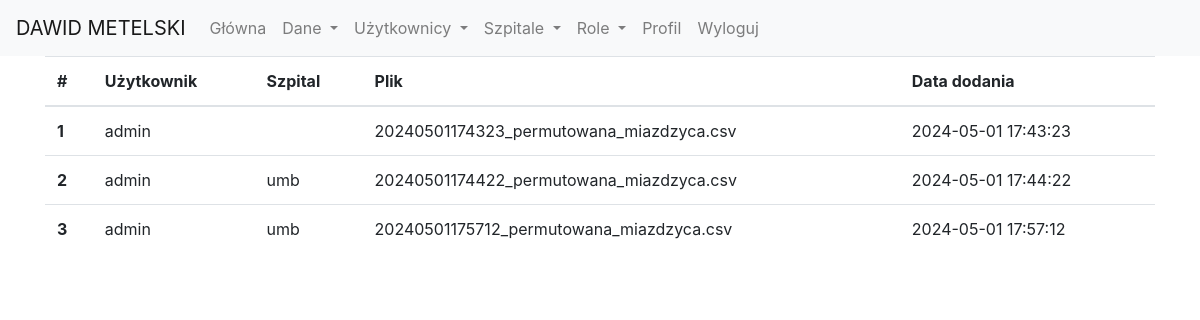
Screenshot of /data_history (signed in) with the database file from the repository.
### models.py (models this page shows, shortened)
class History(db.Model):
    id = db.Column(db.Integer, primary_key=True)
    user_id = db.Column(db.Integer, db.ForeignKey('user.id'))
    filename = db.Column(db.String(100), unique=True)
    date = db.Column(db.DateTime)
    hospital_id = db.Column(db.Integer, db.ForeignKey('hospital.id'))

class User(db.Model, UserMixin):
    id = db.Column(db.Integer, primary_key=True)
    name = db.Column(db.String(50), unique=True)
    password = db.Column(db.String(100))
    first_name = db.Column(db.String(50))
    last_name = db.Column(db.String(50))
    email = db.Column(db.String(50), unique=True)
    is_active = db.Column(db.Boolean, default=True)
    hospital_id = db.Column(db.Integer, db.ForeignKey('hospital.id'))
    role_id = db.Column(db.Integer, db.ForeignKey('role.id'))
    history = db.relationship('History', backref='user', lazy='dynamic')
    def is_admin(self):
        if self.role.name == 'Administrator':
            return True
        return False

class Hospital(db.Model):
    id = db.Column(db.Integer, primary_key=True)
    name = db.Column(db.String(50), unique=True)
    user = db.relationship('User', backref='hospital', lazy='dynamic')
    history = db.relationship('History', backref='hospital', lazy='dynamic')

### app.py (the view)
@app.route('/data_history')
@login_required
def data_history():
    history = History.query.all()
    return render_template('data/history.html', history = history)

### app.py (called while the page is built)
@login_manager.user_loader
def load_user(id):
    return User.query.filter(User.id == id).first()

### templates/data/history.html
{% extends "base.html" %}
{% block content %}
    <div class="container">
        <table class="table">
            <thead>
            <tr>
                <th scope="col">#</th>
                <th scope="col">Użytkownik</th>
                <th scope="col">Szpital</th>
                <th scope="col">Plik</th>
                <th scope="col">Data dodania</th>
            </tr>
            </thead>
            <tbody>
            {% for item in history %}
            <tr>
                <th scope="row">{{ item.id }}</th>
                <td>{{ item.user.name }}</td>
                <td>{{ item.hospital.name }}</td>
                <td>{{ item.filename }}</td>
                <td>{{ item.date.strftime('%Y-%m-%d %H:%M:%S') }}</td>
            </tr>
            {% endfor %}
            </tbody>
        </table>
    </div>
{% endblock %}

### templates/base.html (shortened to what this page needs)
{% from "macros.html" import show_all_message, show_all_flash_messages %}
<!doctype html>
<html lang="en">
  <head>
    <link rel="stylesheet" href="https://cdn.jsdelivr.net/npm/bootstrap@4.0.0/dist/css/bootstrap.min.css">
  </head>
  <body>
    {%include "menu.html" %}
    {% block content %} {% endblock %}
  </body>
</html>

### templates/menu.html (shortened to what this page needs)
<nav class="navbar navbar-expand-lg navbar-light bg-light">
    <a class="navbar-brand" href="{{ url_for('index') }}">DAWID METELSKI</a>
    <div class="collapse navbar-collapse" id="navbarSupportedContent">
      <ul class="navbar-nav mr-auto">
        <li class="nav-item">
          <a class="nav-link" href="{{ url_for('index') }}">Główna</a>
        </li>
        {% if current_user.is_authenticated and current_user.is_admin() %}
        <li class="nav-item dropdown">
          <a class="nav-link dropdown-toggle" href="#" id="navbarDropdown" role="button"
          data-toggle="dropdown" aria-expanded="false">
          Dane
          </a>
        </li>
        {% endif %}
        {% if current_user.is_authenticated and current_user.is_admin() %}
        <li class="nav-item dropdown">
          <a class="nav-link dropdown-toggle" href="#" id="navbarDropdown" role="button"
          data-toggle="dropdown" aria-expanded="false">
          Użytkownicy
          </a>
        </li>
        {% endif %}
        {% if current_user.is_authenticated and current_user.is_admin() %}
        <li class="nav-item dropdown">
          <a class="nav-link dropdown-toggle" href="#" id="navbarDropdown" role="button"
          data-toggle="dropdown" aria-expanded="false">
          Szpitale
          </a>
        </li>
        {% endif %}
        {% if current_user.is_authenticated and current_user.is_admin() %}
        <li class="nav-item dropdown">
          <a class="nav-link dropdown-toggle" href="#" id="navbarDropdown" role="button"
          data-toggle="dropdown" aria-expanded="false">
          Role
          </a>
        </li>
        {% endif %}
        {% if current_user.is_authenticated %}
        <li class="nav-item">
          <a class="nav-link" href="{{ url_for('edit_user', user_id=current_user.id) }}">Profil</a>
        </li>
        {% endif %}
        {% if current_user.is_authenticated %}
        <li class="nav-item">
          <a class="nav-link" href="{{ url_for('logout') }}">Wyloguj</a>
        </li>
        {% endif %}
      </ul>
    </div>
  </nav>

### rows the page displays
History: id "1", user.name "admin", filename "20240501174323_permutowana_miazdzyca.csv", date "2024-05-01 17:43:23"
History: id "2", user.name "admin", hospital.name "umb", filename "20240501174422_permutowana_miazdzyca.csv", date "2024-05-01 17:44:22"
History: id "3", user.name "admin", hospital.name "umb", filename "20240501175712_permutowana_miazdzyca.csv", date "2024-05-01 17:57:12"
